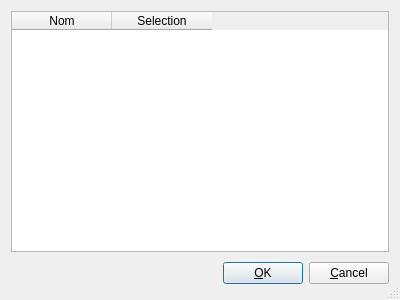
<?xml version="1.0" encoding="UTF-8"?>
<ui version="4.0">
 <class>Select_Etalon</class>
 <widget class="QDialog" name="Select_Etalon">
  <property name="geometry">
   <rect>
    <x>0</x>
    <y>0</y>
    <width>400</width>
    <height>300</height>
   </rect>
  </property>
  <property name="windowTitle">
   <string>Selection des Etalons</string>
  </property>
  <property name="sizeGripEnabled">
   <bool>true</bool>
  </property>
  <layout class="QVBoxLayout" name="verticalLayout">
   <item>
    <widget class="QTableWidget" name="tableWidget">
     <column>
      <property name="text">
       <string>Nom</string>
      </property>
     </column>
     <column>
      <property name="text">
       <string>Selection</string>
      </property>
     </column>
    </widget>
   </item>
   <item>
    <layout class="QHBoxLayout">
     <property name="spacing">
      <number>6</number>
     </property>
     <property name="margin">
      <number>0</number>
     </property>
     <item>
      <spacer>
       <property name="orientation">
        <enum>Qt::Horizontal</enum>
       </property>
       <property name="sizeHint" stdset="0">
        <size>
         <width>131</width>
         <height>31</height>
        </size>
       </property>
      </spacer>
     </item>
     <item>
      <widget class="QPushButton" name="okButton">
       <property name="text">
        <string>&amp;OK</string>
       </property>
      </widget>
     </item>
     <item>
      <widget class="QPushButton" name="cancelButton">
       <property name="text">
        <string>&amp;Cancel</string>
       </property>
      </widget>
     </item>
    </layout>
   </item>
  </layout>
 </widget>
 <resources/>
 <connections>
  <connection>
   <sender>okButton</sender>
   <signal>clicked()</signal>
   <receiver>Select_Etalon</receiver>
   <slot>accept()</slot>
   <hints>
    <hint type="sourcelabel">
     <x>278</x>
     <y>253</y>
    </hint>
    <hint type="destinationlabel">
     <x>96</x>
     <y>254</y>
    </hint>
   </hints>
  </connection>
  <connection>
   <sender>cancelButton</sender>
   <signal>clicked()</signal>
   <receiver>Select_Etalon</receiver>
   <slot>reject()</slot>
   <hints>
    <hint type="sourcelabel">
     <x>369</x>
     <y>253</y>
    </hint>
    <hint type="destinationlabel">
     <x>179</x>
     <y>282</y>
    </hint>
   </hints>
  </connection>
 </connections>
</ui>
